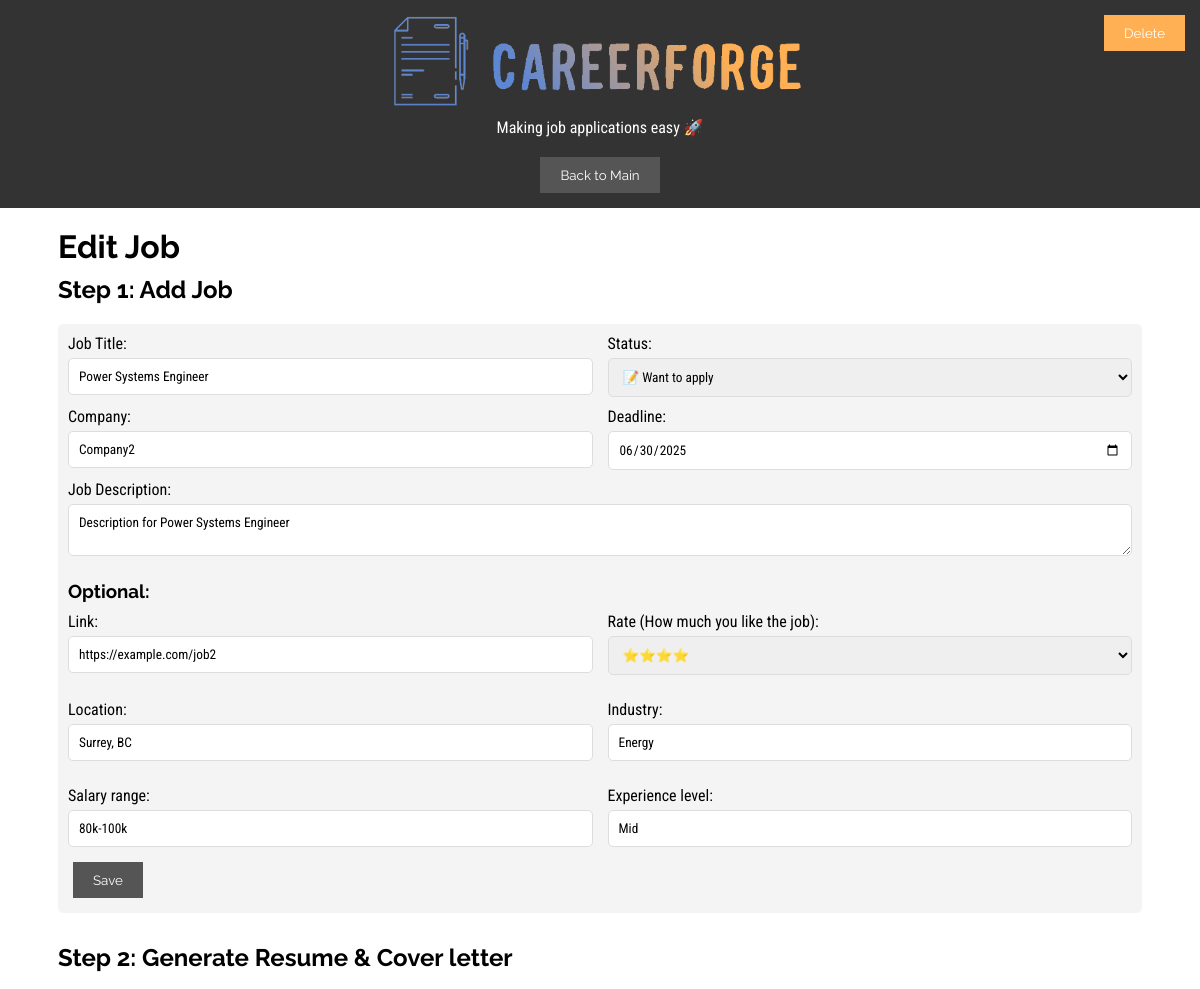
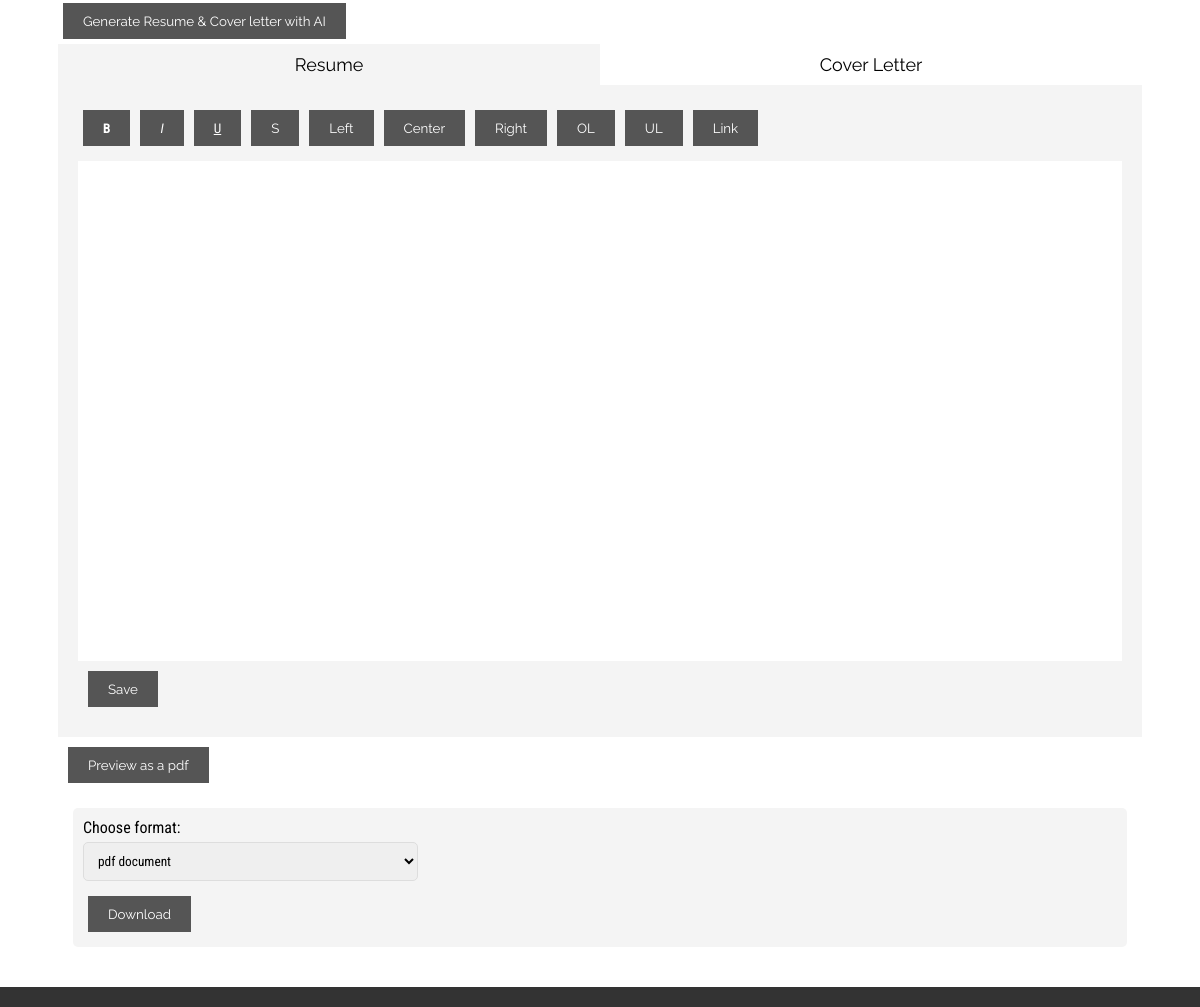
Screenshot of /newJob/3 (signed in) with the database file from the repository (2 pictures, top to bottom).
### tables this page shows
CREATE TABLE jobs (
            id INTEGER PRIMARY KEY AUTOINCREMENT,
            userId INTEGER, 
            jobTitle TEXT,
            location TEXT,
            industry TEXT,
            deadline DATE,
            salaryRange TEXT,
            experienceLevel TEXT,
            rate INTEGER,
            description TEXT,
            status TEXT,
            link TEXT,
            company TEXT,
            FOREIGN KEY (userId) REFERENCES users(id)
        );

### main.py (the view)
@app.route('/newJob', methods=['GET', 'POST'])
@app.route('/newJob/<int:jobId>', methods=['GET', 'POST'])
def newJob(jobId=None):
    if 'userId' not in session:
        return redirect(url_for('login'))
    userId = session['userId']
    return JobController.newJob(jobId, userId)

### controllers/jobController.py (called while the page is built, shortened)
    @staticmethod
    def newJob(jobId, userId):
        job = None
        if jobId:
            job = JobModel.getJobById(jobId)
        return render_template('newJob.html', job=job)

### models/jobModel.py (called while the page is built)
    @staticmethod
    def getJobById(jobId):
        conn = sqlite3.connect('database.db')
        cursor = conn.cursor()
        cursor.execute('SELECT * FROM jobs WHERE id = ?', (jobId,))
        job = cursor.fetchone()
        conn.close()
        return job

### templates/newJob.html (shortened to what this page needs)
<!DOCTYPE html>
<html lang="en">
	<head>
		<link rel="stylesheet" href="{{ url_for('static', filename='css/styles.css') }}">
		<link rel="stylesheet" href="{{ url_for('static', filename='css/styles.css') }}">
		<link href="https://cdn.quilljs.com/1.3.6/quill.snow.css" rel="stylesheet">
	</head>
	<body>
		<div id="#wrapper">
			<header>
				<div class="logo">
					<img src="{{ url_for('static', filename='media/logo.png') }}" alt="Logo" class="logo">
					<p class="slogan">Making job applications easy &#128640;</p>
				</div>
				<nav>
					<button onclick="location.href='/'">Back to Main</button>
				</nav>
			</header>
			<div id="content">
				<main>
					<h1>{{ 'Edit Job' if job else 'New Job' }}</h1>
					<div class="top-right-buttons">
						<button class="sign-out" type="button" onclick="confirmDelete({{ job[0] }})" class="delete-button">Delete</button>
					</div>
					<h2>Step 1: Add Job</h2>
					<form method="POST" action="{{ url_for('newJob', jobId=job[0] if job else None) }}">
						<div class="form-row">
							<div>
								<label for="job-title">Job Title:</label>
								<input type="text" id="job-title" name="job-title" value="{{ job[2] if job else '' }}" required>
							</div>
							<div>
								<label for="job-status">Status:</label>
								<select id="job-status" name="job-status" required>
									<option value="📝 Want to apply"
									  {% if job and job[10] == "📝 Want to apply" %}selected{% endif %}>
									  📝 Want to apply
									</option>
								  </select>
							</div>
						</div>
						<div class="form-row">
							<div>
								<label for="job-company">Company:</label>
								<input type="text" id="job-company" name="job-company" value="{{ job[12] if job else '' }}" required>
							</div>
							<div>
								<label for="deadline">Deadline:</label>
								<input type="date" id="deadline" name="deadline" value="{{ job[5] if job else '' }}" required>
							</div>
						</div>
						<label for="job-description">Job Description:</label>
						<textarea id="job-description" name="job-description" required>{{ job[9] if job else '' }}</textarea>
						<h3>Optional:</h3>
						<div class="optional-section">
							<div>
								<label for="job-link">Link:</label>
								<input type="url" id="job-link" name="job-link" value="{{ job[11] if job else '' }}">
							</div>
							<div>
								<label for="rate">Rate (How much you like the job):</label>
								<select id="rate" name="rate">
									<option value="4" {% if job and job[8] == 4 %}selected{% endif %}>&#11088;&#11088;&#11088;&#11088;</option>
								</select>
							</div>
							<div>
								<label for="job-location">Location:</label>
								<input type="text" id="job-location" name="job-location" value="{{ job[3] if job else '' }}">
							</div>
							<div>
								<label for="job-industry">Industry:</label>
								<input type="text" id="job-industry" name="job-industry" value="{{ job[4] if job else '' }}">
							</div>
							<div>
								<label for="job-salary">Salary range:</label>
								<input type="text" id="job-salary" name="job-salary" value="{{ job[6] if job else '' }}">
							</div>
							<div>
								<label for="job-level">Experience level:</label>
								<input type="text" id="job-level" name="job-level" value="{{ job[7] if job else '' }}">
							</div>
						</div>
						<button type="submit">Save</button>
					</form>
					<h2>Step 2: Generate Resume &amp; Cover letter</h2>
					<button>Generate Resume &amp; Cover letter with AI</button>
					<div class="tab-container">
						<button class="tab-btn active" onclick="switchTab('resume')">Resume</button>
						<button class="tab-btn" onclick="switchTab('cover-letter')">Cover Letter</button>
					</div>
					<div class="tab-content">
						<div class="toolbar">
							<button class="btn" onclick="document.execCommand('bold')"><b>B</b></button>
							<button class="btn" onclick="document.execCommand('italic')"><i>I</i></button>
							<button class="btn" onclick="document.execCommand('underline')"><u>U</u></button>
							<button class="btn" onclick="document.execCommand('strikeThrough')">S</button>
							<button class="btn" onclick="document.execCommand('justifyLeft')">Left</button>
							<button class="btn" onclick="document.execCommand('justifyCenter')">Center</button>
							<button class="btn" onclick="document.execCommand('justifyRight')">Right</button>
							<button class="btn" onclick="document.execCommand('insertOrderedList')">OL</button>
							<button class="btn" onclick="document.execCommand('insertUnorderedList')">UL</button>
							<button class="btn" onclick="document.execCommand('createLink')">Link</button>
						</div>
						<div id="resume" class="tab-panel active">
							<div class="editor" id="resume-editor"></div>
						</div>
						<button class="document-button">Save</button>
					</div>
					<button class="document-button">Preview as a pdf</button>
					<div class="download-form">
						<form method="POST" action="/download">
						  <div class="form-row-3">
							<div>
							  <label for="download-as">Choose format:</label>
							  <select id="download-as" name="download-as" required>
								<option value="1">pdf document</option>
							  </select>
							</div>
						  </div>
						  <button type="submit">Download</button>
						</form>
					  </div>
				</main>
			</div>
			<footer id="footer">
			</footer>
		</div>
	</body>
</html>

### static/css/styles.css (style rules this page uses)
*, *::before, *::after { margin: 0; padding: 0; box-sizing: border-box; font-family: "Roboto Condensed", sans-serif; }
html, body { height: 100%; }
body { margin: 0; padding: 0; background-color: white; display: flex; flex-direction: column; }
#content { max-width: 1124px; margin: 0 auto; padding: 0; display: flex; flex-direction: column; min-height: 100vh; }
h1, h2, h3, h4, h5, h6, button, li { font-family: "Raleway", sans-serif; }
input, textarea, select, p, span, a, td { font-family: "Roboto Condensed", sans-serif; }
button { background-color: #555; color: #fff; border: none; padding: 10px 20px; margin: 5px; cursor: pointer; }
::placeholder { font-family: "Roboto Condensed", sans-serif; }
header, footer { background-color: #333; color: #fff; padding: 10px 0; text-align: center; position: relative; }
nav { display: flex; justify-content: center; align-items: center; flex-wrap: wrap; }
.logo { text-align: center; }
.logo img { max-width: 450px; height: auto; }
.top-right-buttons { position: absolute; top: 10px; right: 10px; display: flex; flex-direction: column; gap: 5px; }
.sign-out { background-color: #FFAF54; }
.slogan { padding: 0 0 15px 0; }
main { padding: 20px; }
h2 { padding: 10px 0 15px 0; }
h3 { margin: 10px 0; }
#footer { position: relative; text-align: center; }
form { margin-bottom: 20px; margin-top: 5px; background-color: #f4f4f4; padding: 10px; gap: 15px; border-radius: 5px; }
form label { display: block; margin-bottom: 5px; }
form input, form textarea, form select { width: 100%; padding: 10px; margin-bottom: 10px; border: 1px solid #ddd; border-radius: 5px; }
.form-row { display: grid; grid-template-columns: 1fr 1fr; gap: 15px; }
.form-row-3 { display: grid; grid-template-columns: 1fr 1fr 1fr; gap: 15px; }
textarea { grid-column: span 2; }
.optional-section { display: grid; grid-template-columns: 1fr 1fr; gap: 15px; }
form button[type="submit"] { grid-column: span 2; }
.toolbar { display: flex; margin-bottom: 10px; }
.tab-container { display: flex; }
.tab-container button { margin: 0; color: black; }
.document-button { margin: 10px; }
.tab-btn { background-color: white; border: none; padding: 10px; flex: 1; text-align: center; cursor: pointer; font-size: 18px; }
.tab-btn.active { background-color: #f4f4f4; }
.tab-content { padding: 20px; background-color: #f4f4f4; }
.tab-panel { display: none; }
.tab-panel.active { display: block; background-color: white; }
.editor { min-height: 500px; max-height: 600px; padding: 20px; font-size: 16px; color: #333; line-height: 1.5; overflow-y: auto; overflow-x: hidden; }
.download-form { margin: 15px; }

### rows the page displays
jobs: job-title "Power Systems Engineer", job-status "📝 Want to apply", job-company "Company2", deadline "06/30/2025", job-description "Description for Power Systems Engineer", job-link "https://example.com/job2", rate "⭐⭐⭐⭐", job-location "Surrey, BC", job-industry "Energy", job-salary "80k-100k", job-level "Mid"

### other values shown
{{ 'Edit Job' if job else 'New Job' }} "Edit Job"
